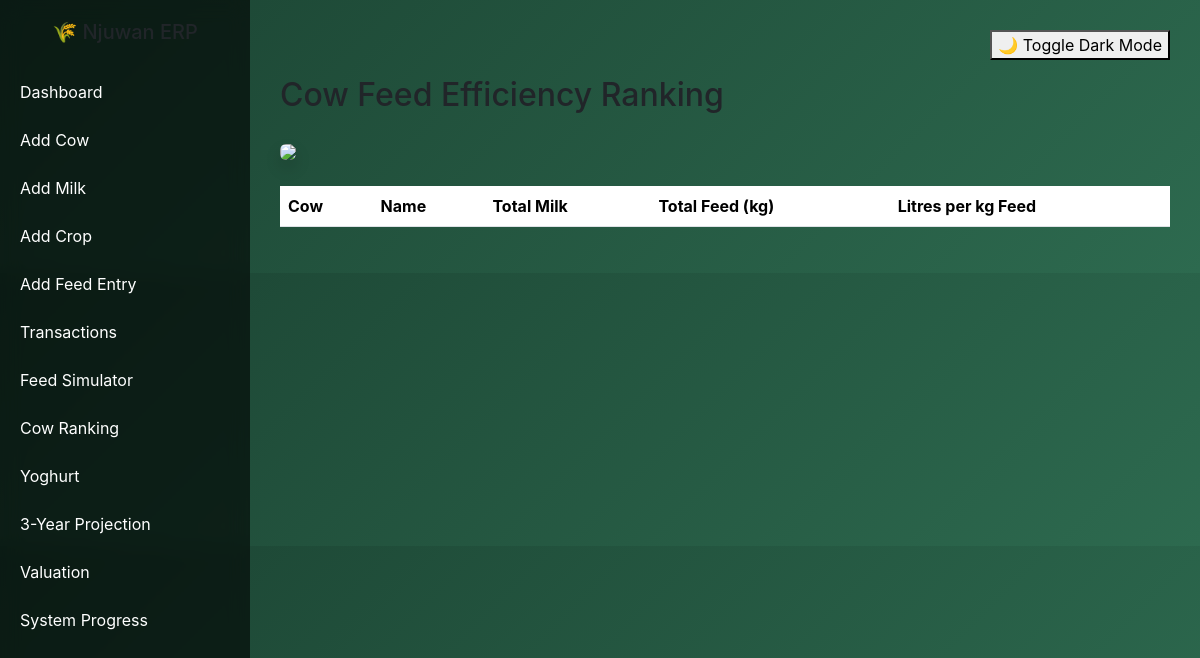
The page /cow_efficiency on the database as committed earlier.
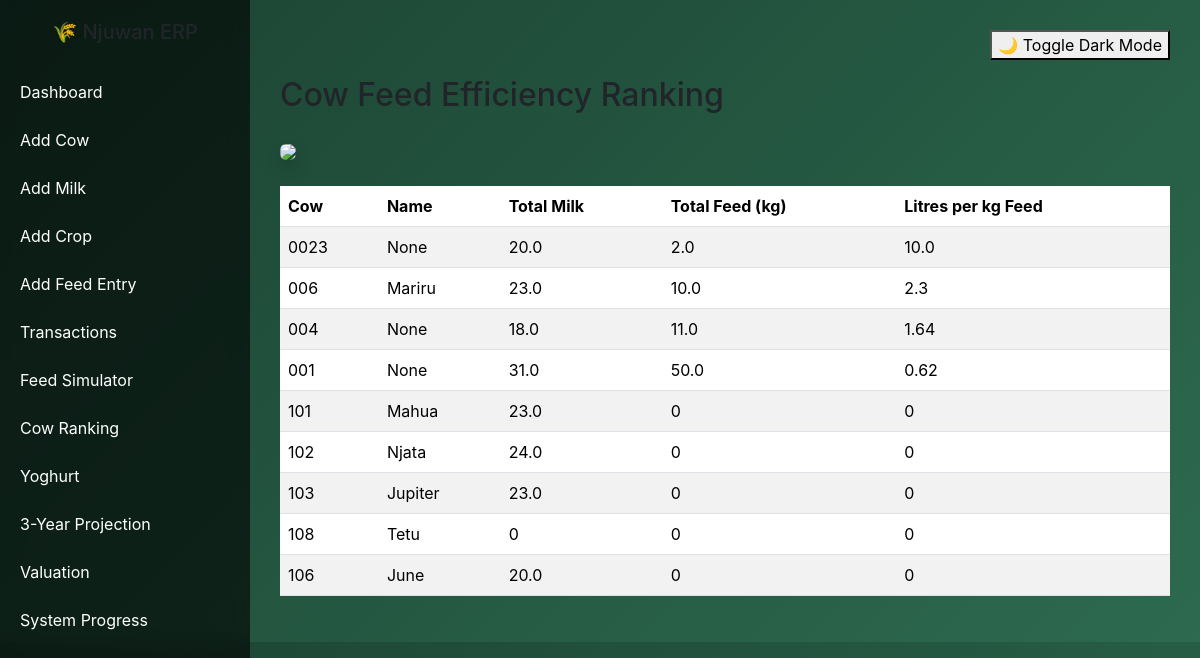
The same page on the database as committed later.
### models.py (models this page shows)
class Cow(db.Model):
    __tablename__ = "cows"
    id = db.Column(db.Integer, primary_key=True)
    tag_number = db.Column(db.String(50), unique=True)
    name = db.Column(db.String(100))  # New Name Column
    breed = db.Column(db.String(50))
    birth_date = db.Column(db.Date)
    age = db.Column(db.Integer)
    status = db.Column(db.String(50))  # Lactating / Dry / Sold
    farm_id = db.Column(db.Integer, db.ForeignKey("farms.id"))
    feed_records = db.relationship("Feed", backref="cow", lazy=True)
    milk_records = db.relationship("MilkProduction", backref="cow", lazy=True)

### app.py (the view)
@app.route("/cow_efficiency")
def cow_efficiency():
    data = cow_feed_efficiency()
    return render_template("cow_efficiency.html", data=data)

### analytics.py (called while the page is built)
def cow_feed_efficiency():
    cows = Cow.query.all()
    results = []
    for cow in cows:
        milk_total = db.session.query(func.sum(MilkProduction.litres)).filter_by(cow_id=cow.id).scalar() or 0
        feed_records = Feed.query.filter_by(cow_id=cow.id).all()
        total_feed = sum(record.qty for record in feed_records) # Use 'qty' as per your Feed model
        efficiency = (milk_total / total_feed) if total_feed > 0 else 0
        results.append({
            "cow": cow.tag_number,
            "name": cow.name,
            "milk": round(milk_total, 2),
            "feed_kg": round(total_feed, 2),
            "efficiency": round(efficiency, 2)
        })
    results.sort(key=lambda x: x["efficiency"], reverse=True)
    return results

### templates/cow_efficiency.html
{% extends "base.html" %}
{% block content %}
<h2 class="mb-4">Cow Feed Efficiency Ranking</h2>
<div class="mb-4">
    <img src="https://images.unsplash.com/photo-1500595046743-cd271d694d30" class="img-fluid rounded shadow">
</div>
<table class="table table-striped">
    <thead>
        <tr>
            <th>Cow</th>
            <th>Name</th>
            <th>Total Milk</th>
            <th>Total Feed (kg)</th>
            <th>Litres per kg Feed</th>
        </tr>
    </thead>
    <tbody>
        {% for cow in data %}
        <tr>
            <td>{{ cow.cow }}</td>
            <td>{{ cow.name }}</td>
            <td>{{ cow.milk }}</td>
            <td>{{ cow.feed_kg }}</td>
            <td>{{ cow.efficiency }}</td>
        </tr>
        {% endfor %}
    </tbody>
</table>
{% endblock %}

### templates/base.html (shortened to what this page needs)
<!DOCTYPE html>
<html>
<head>
    <link href="https://cdn.jsdelivr.net/npm/bootstrap@5.3.2/dist/css/bootstrap.min.css" rel="stylesheet">
</head>
<body>
<div class="sidebar">
    <h5 class="text-center mb-4">🌾 Njuwan ERP</h5>
    <a href="/">Dashboard</a>
    <a href="/add_cow">Add Cow</a>
    <a href="/add_milk">Add Milk</a>
    <a href="/add_crop">Add Crop</a>
    <a href="/add_feed">Add Feed Entry</a>
    <a href="/add_transaction">Transactions</a>
    <a href="/feed-efficiency">Feed Simulator</a>
    <a href="/cow_efficiency">Cow Ranking</a>
    <a href="/yoghurt">Yoghurt</a>
    <a href="/projection">3-Year Projection</a>
    <a href="/valuation">Valuation</a>
    <a href="/progress">System Progress</a>
</div>
<div class="content">
    <div class="d-flex justify-content-end mb-3">
        <button class="toggle-btn" onclick="toggleDarkMode()">🌙 Toggle Dark Mode</button>
    </div>
    {% block content %}{% endblock %}
</div>
</body>
</html>

### templates/base.html (style rules this page uses)
body { margin: 0; font-family: 'Inter', sans-serif; background: linear-gradient(135deg, #1b4332, #2d6a4f); overflow-x: hidden; }
.sidebar { height: 100vh; width: 250px; position: fixed; background: rgba(0, 0, 0, 0.6); backdrop-filter: blur(10px); padding-top: 20px; transition: 0.3s ease; }
.sidebar a { display: block; color: #fff; padding: 12px 20px; text-decoration: none; }
.content { margin-left: 250px; padding: 30px; transition: 0.3s ease; }

Rows that differ between the two databases and show on the page:
added Cow: cow "0023", name "None", milk "20.0", feed_kg "2.0", efficiency "10.0"
added Cow: cow "006", name "Mariru", milk "23.0", feed_kg "10.0", efficiency "2.3"
added Cow: cow "004", name "None", milk "18.0", feed_kg "11.0", efficiency "1.64"
added Cow: cow "001", name "None", milk "31.0", feed_kg "50.0", efficiency "0.62"
added Cow: cow "101", name "Mahua", milk "23.0", feed_kg "0", efficiency "0"
added Cow: cow "102", name "Njata", milk "24.0", feed_kg "0", efficiency "0"
added Cow: cow "103", name "Jupiter", milk "23.0", feed_kg "0", efficiency "0"
added Cow: cow "108", name "Tetu", milk "0", feed_kg "0", efficiency "0"
added Cow: cow "106", name "June", milk "20.0", feed_kg "0", efficiency "0"
